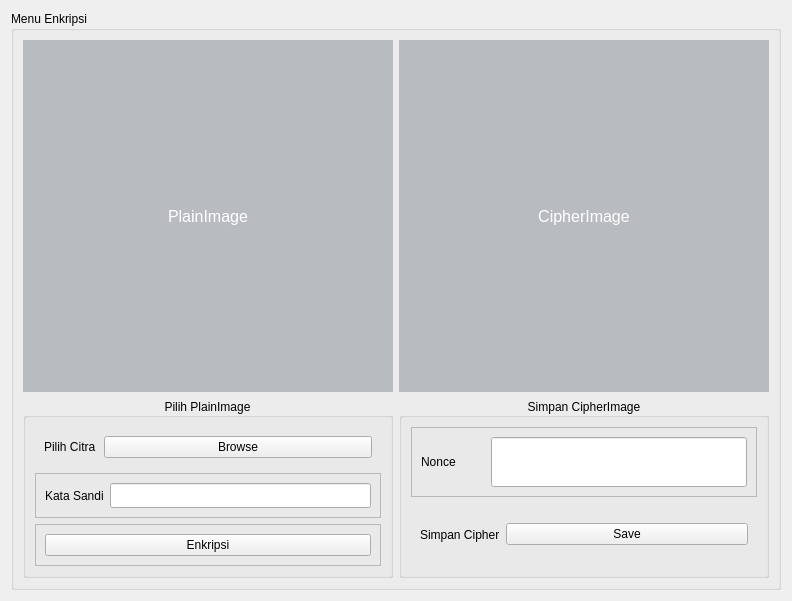
<?xml version="1.0" encoding="UTF-8"?>
<ui version="4.0">
 <class>MenuEnkripsi</class>
 <widget class="QWidget" name="MenuEnkripsi">
  <property name="geometry">
   <rect>
    <x>0</x>
    <y>0</y>
    <width>784</width>
    <height>583</height>
   </rect>
  </property>
  <property name="windowTitle">
   <string>Menu Enkripsi</string>
  </property>
  <layout class="QGridLayout" name="gridLayout_2">
   <item row="0" column="0">
    <widget class="QGroupBox" name="groupBox">
     <property name="sizeIncrement">
      <size>
       <width>0</width>
       <height>0</height>
      </size>
     </property>
     <property name="font">
      <font>
       <weight>50</weight>
       <bold>false</bold>
      </font>
     </property>
     <property name="autoFillBackground">
      <bool>false</bool>
     </property>
     <property name="title">
      <string>Menu Enkripsi</string>
     </property>
     <property name="checkable">
      <bool>false</bool>
     </property>
     <layout class="QGridLayout" name="gridLayout" rowstretch="3,0" columnstretch="1,1">
      <item row="0" column="1">
       <widget class="QLabel" name="label_2">
        <property name="minimumSize">
         <size>
          <width>370</width>
          <height>352</height>
         </size>
        </property>
        <property name="font">
         <font>
          <pointsize>12</pointsize>
          <weight>50</weight>
          <bold>false</bold>
         </font>
        </property>
        <property name="autoFillBackground">
         <bool>false</bool>
        </property>
        <property name="styleSheet">
         <string notr="true">background-color: rgb(184, 188, 192);
color:rgb(255,255,255)</string>
        </property>
        <property name="text">
         <string>CipherImage</string>
        </property>
        <property name="scaledContents">
         <bool>true</bool>
        </property>
        <property name="alignment">
         <set>Qt::AlignCenter</set>
        </property>
       </widget>
      </item>
      <item row="0" column="0">
       <widget class="QLabel" name="label">
        <property name="minimumSize">
         <size>
          <width>370</width>
          <height>352</height>
         </size>
        </property>
        <property name="maximumSize">
         <size>
          <width>16777215</width>
          <height>16777215</height>
         </size>
        </property>
        <property name="font">
         <font>
          <pointsize>12</pointsize>
          <weight>50</weight>
          <bold>false</bold>
         </font>
        </property>
        <property name="autoFillBackground">
         <bool>false</bool>
        </property>
        <property name="styleSheet">
         <string notr="true">background-color: rgb(184, 188, 192);
color:rgb(255,255,255)</string>
        </property>
        <property name="text">
         <string>PlainImage</string>
        </property>
        <property name="scaledContents">
         <bool>true</bool>
        </property>
        <property name="alignment">
         <set>Qt::AlignCenter</set>
        </property>
       </widget>
      </item>
      <item row="1" column="1">
       <widget class="QGroupBox" name="groupBox_2">
        <property name="title">
         <string>Simpan CipherImage</string>
        </property>
        <property name="alignment">
         <set>Qt::AlignCenter</set>
        </property>
        <layout class="QVBoxLayout" name="verticalLayout">
         <item>
          <widget class="QFrame" name="frame_2">
           <property name="frameShape">
            <enum>QFrame::StyledPanel</enum>
           </property>
           <property name="frameShadow">
            <enum>QFrame::Raised</enum>
           </property>
           <layout class="QHBoxLayout" name="horizontalLayout" stretch="1,4">
            <item>
             <widget class="QLabel" name="label_4">
              <property name="text">
               <string>Nonce</string>
              </property>
             </widget>
            </item>
            <item>
             <widget class="QLineEdit" name="lineEdit_2">
              <property name="minimumSize">
               <size>
                <width>0</width>
                <height>50</height>
               </size>
              </property>
              <property name="text">
               <string/>
              </property>
              <property name="readOnly">
               <bool>true</bool>
              </property>
             </widget>
            </item>
           </layout>
          </widget>
         </item>
         <item>
          <widget class="QFrame" name="frame">
           <property name="frameShape">
            <enum>QFrame::NoFrame</enum>
           </property>
           <property name="frameShadow">
            <enum>QFrame::Raised</enum>
           </property>
           <layout class="QHBoxLayout" name="horizontalLayout_4" stretch="1,4">
            <item>
             <widget class="QLabel" name="label_6">
              <property name="text">
               <string>Simpan Cipher</string>
              </property>
             </widget>
            </item>
            <item>
             <widget class="QPushButton" name="pushButton_3">
              <property name="text">
               <string>Save</string>
              </property>
             </widget>
            </item>
           </layout>
          </widget>
         </item>
        </layout>
       </widget>
      </item>
      <item row="1" column="0">
       <widget class="QGroupBox" name="groupBox_3">
        <property name="title">
         <string>Pilih PlainImage</string>
        </property>
        <property name="alignment">
         <set>Qt::AlignCenter</set>
        </property>
        <layout class="QVBoxLayout" name="verticalLayout_2">
         <item>
          <widget class="QFrame" name="frame_4">
           <property name="frameShape">
            <enum>QFrame::NoFrame</enum>
           </property>
           <property name="frameShadow">
            <enum>QFrame::Plain</enum>
           </property>
           <layout class="QHBoxLayout" name="horizontalLayout_2" stretch="1,5">
            <item>
             <widget class="QLabel" name="label_3">
              <property name="text">
               <string>Pilih Citra</string>
              </property>
             </widget>
            </item>
            <item>
             <widget class="QPushButton" name="pushButton">
              <property name="text">
               <string>Browse</string>
              </property>
             </widget>
            </item>
           </layout>
          </widget>
         </item>
         <item>
          <widget class="QFrame" name="frame_6">
           <property name="frameShape">
            <enum>QFrame::StyledPanel</enum>
           </property>
           <property name="frameShadow">
            <enum>QFrame::Raised</enum>
           </property>
           <layout class="QHBoxLayout" name="horizontalLayout_5" stretch="1,5">
            <item>
             <widget class="QLabel" name="label_5">
              <property name="text">
               <string>Kata Sandi</string>
              </property>
             </widget>
            </item>
            <item>
             <widget class="QLineEdit" name="lineEdit">
              <property name="minimumSize">
               <size>
                <width>0</width>
                <height>25</height>
               </size>
              </property>
              <property name="echoMode">
               <enum>QLineEdit::Password</enum>
              </property>
             </widget>
            </item>
           </layout>
          </widget>
         </item>
         <item>
          <widget class="QFrame" name="frame_3">
           <property name="frameShape">
            <enum>QFrame::StyledPanel</enum>
           </property>
           <property name="frameShadow">
            <enum>QFrame::Raised</enum>
           </property>
           <layout class="QHBoxLayout" name="horizontalLayout_3">
            <item>
             <widget class="QPushButton" name="pushButton_2">
              <property name="text">
               <string>Enkripsi</string>
              </property>
             </widget>
            </item>
           </layout>
          </widget>
         </item>
        </layout>
       </widget>
      </item>
     </layout>
    </widget>
   </item>
  </layout>
 </widget>
 <resources/>
 <connections/>
</ui>
